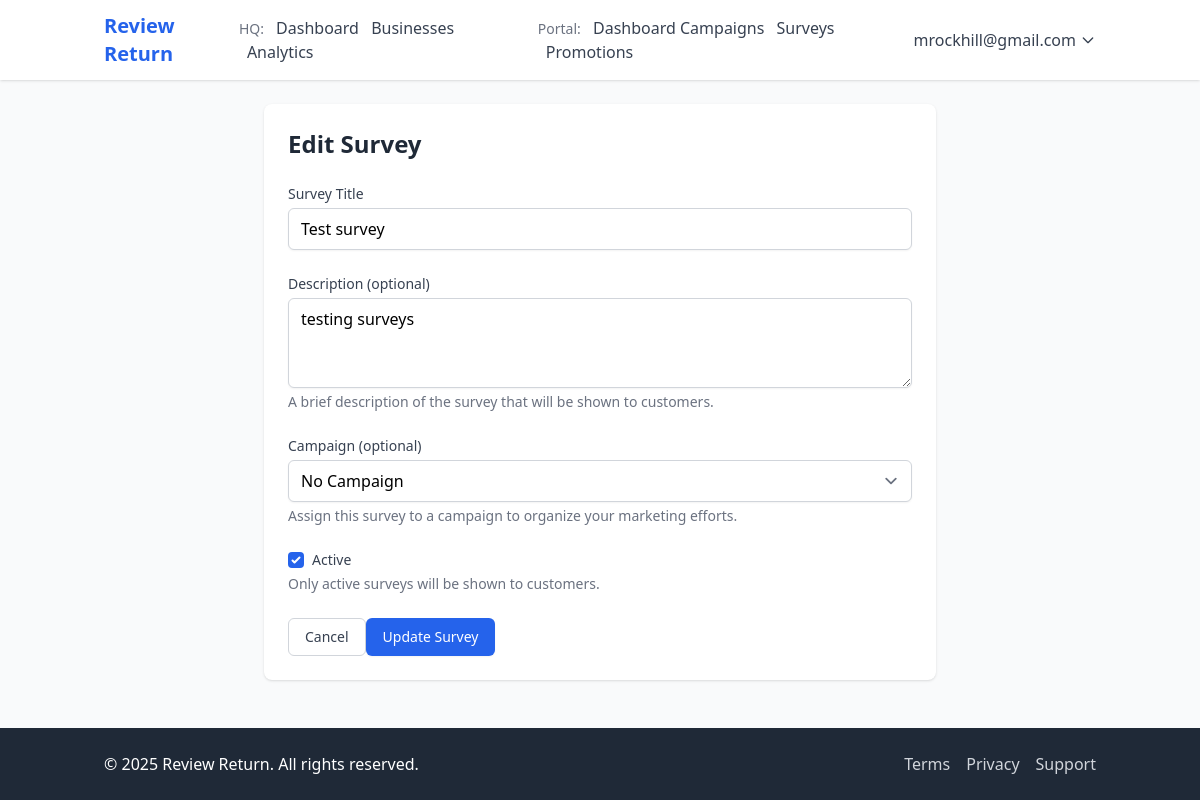
Screenshot of /portal/surveys/2/edit/ (signed in) with the database file from the repository.
### accounts/models.py (models this page shows, shortened)
class User(AbstractBaseUser, PermissionsMixin):
    email = models.EmailField(unique=True)
    first_name = models.CharField(max_length=150, blank=True)
    last_name = models.CharField(max_length=150, blank=True)
    is_staff = models.BooleanField(default=False)
    is_active = models.BooleanField(default=True)
    date_joined = models.DateTimeField(default=timezone.now)
    USERNAME_FIELD = 'email'
    REQUIRED_FIELDS = []
    objects = CustomUserManager()
    def get_full_name(self):
        return f"{self.first_name} {self.last_name}".strip() or self.email

### portal/models.py (models this page shows, shortened)
class Survey(models.Model):
    business = models.ForeignKey(Business, on_delete=models.CASCADE, related_name='surveys')
    campaign = models.ForeignKey(Campaign, on_delete=models.CASCADE, related_name='surveys', null=True)
    title = models.CharField(max_length=200)
    description = models.TextField(blank=True, null=True)
    is_active = models.BooleanField(default=True)
    created_at = models.DateTimeField(auto_now_add=True)
    updated_at = models.DateTimeField(auto_now=True)

### portal/views.py (the view, shortened to what this page needs)
# urls.py: path('surveys/<int:pk>/edit/', views.SurveyUpdateView.as_view(), name='survey_update'),
class SurveyUpdateView(LoginRequiredMixin, UpdateView):
    model = Survey
    template_name = 'portal/survey_form.html'
    fields = ['title', 'description', 'is_active']
    success_url = reverse_lazy('portal:manage_surveys')
    def get_queryset(self):
        return Survey.objects.filter(business=self.request.user.business)

### templates/portal/survey_form.html (shortened to what this page needs)
{% extends 'base.html' %}
{% block content %}
<div class="max-w-2xl mx-auto bg-white shadow rounded-lg p-6">
    <h1 class="text-2xl font-bold text-gray-800 mb-6">
        {% if survey.id %}
            Edit Survey
        {% else %}
            Create New Survey
        {% endif %}
    </h1>
    <form method="post" class="space-y-6">
        <div>
            <label for="id_title" class="block text-sm font-medium text-gray-700">Survey Title</label>
            <input type="text" name="title" id="id_title" value="{{ survey.title }}" required
                   class="mt-1 block w-full rounded-md border-gray-300 shadow-sm focus:border-blue-500 focus:ring-blue-500">
        </div>
        <div>
            <label for="id_description" class="block text-sm font-medium text-gray-700">Description (optional)</label>
            <textarea name="description" id="id_description" rows="3"
                      class="mt-1 block w-full rounded-md border-gray-300 shadow-sm focus:border-blue-500 focus:ring-blue-500">{{ survey.description }}</textarea>
            <p class="text-sm text-gray-500 mt-1">
                A brief description of the survey that will be shown to customers.
            </p>
        </div>
        <div>
            <label for="id_campaign" class="block text-sm font-medium text-gray-700">Campaign (optional)</label>
            <select name="campaign" id="id_campaign"
                    class="mt-1 block w-full rounded-md border-gray-300 shadow-sm focus:border-blue-500 focus:ring-blue-500">
                <option value="">No Campaign</option>
            </select>
            <p class="text-sm text-gray-500 mt-1">
                Assign this survey to a campaign to organize your marketing efforts.
            </p>
        </div>
        <div>
            <div class="flex items-center">
                <input type="checkbox" name="is_active" id="id_is_active"
                       {% if survey.is_active %}checked{% endif %}
                       class="h-4 w-4 text-blue-600 focus:ring-blue-500 border-gray-300 rounded">
                <label for="id_is_active" class="ml-2 block text-sm text-gray-700">
                    Active
                </label>
            </div>
            <p class="text-sm text-gray-500 mt-1">
                Only active surveys will be shown to customers.
            </p>
        </div>
        <div class="flex justify-end space-x-3 pt-4">
            <a href="{% url 'portal:manage_surveys' %}" class="px-4 py-2 border border-gray-300 rounded-md text-sm font-medium text-gray-700 bg-white hover:bg-gray-50 focus:outline-none focus:ring-2 focus:ring-offset-2 focus:ring-blue-500">
                Cancel
            </a>
            <button type="submit" class="px-4 py-2 border border-transparent rounded-md shadow-sm text-sm font-medium text-white bg-blue-600 hover:bg-blue-700 focus:outline-none focus:ring-2 focus:ring-offset-2 focus:ring-blue-500">
                {% if survey.id %}
                    Update Survey
                {% else %}
                    Create Survey
                {% endif %}
            </button>
        </div>
    </form>
</div>
{% endblock %}

### templates/base.html (shortened to what this page needs)
<!DOCTYPE html>
<html lang="en">
<head>
    {% load static %}
    {% load tailwind_tags %}
    {% tailwind_css %}
</head>
<body class="bg-gray-50 min-h-screen flex flex-col">
    <header class="bg-white shadow">
        <nav class="container mx-auto px-4 py-3 flex justify-between items-center">
            <div class="flex items-center">
                <a href="/" class="text-xl font-bold text-blue-600">Review Return</a>
            </div>
            <div class="flex items-center space-x-4">
                {% if user.is_authenticated %}
                    {% if user.is_staff %}
                        <div class="flex items-center space-x-4">
                            <div class="mr-4">
                                <span class="text-sm text-gray-500">HQ:</span>
                                <a href="{% url 'hq:home' %}" class="text-gray-700 hover:text-blue-600 ml-2">Dashboard</a>
                                <a href="{% url 'hq:business_list' %}" class="text-gray-700 hover:text-blue-600 ml-2">Businesses</a>
                                <a href="{% url 'hq:analytics' %}" class="text-gray-700 hover:text-blue-600 ml-2">Analytics</a>
                            </div>
                            <div>
                                <span class="text-sm text-gray-500">Portal:</span>
                                <a href="{% url 'portal:dashboard' %}" class="text-gray-700 hover:text-blue-600 ml-2">Dashboard</a>
                                <a href="{% url 'portal:manage_campaigns' %}" class="text-gray-700 hover:text-blue-600">Campaigns</a>
                                <a href="{% url 'portal:manage_surveys' %}" class="text-gray-700 hover:text-blue-600 ml-2">Surveys</a>
                                <a href="{% url 'portal:manage_promotions' %}" class="text-gray-700 hover:text-blue-600 ml-2">Promotions</a>
                            </div>
                        </div>
                    {% endif %}
                    <div class="relative inline-block text-left group">
                        <button class="text-gray-700 hover:text-blue-600 flex items-center">
                            {% if user.get_full_name %}
                                {{ user.get_full_name }}
                            {% else %}
                                {{ user.email }}
                            {% endif %}
                            <svg class="h-4 w-4 ml-1" fill="none" stroke="currentColor" viewBox="0 0 24 24">
                                <path stroke-linecap="round" stroke-linejoin="round" stroke-width="2" d="M19 9l-7 7-7-7"></path>
                            </svg>
                        </button>
                    </div>
                {% else %}
                    <a href="{% url 'accounts:login' %}" class="text-gray-700 hover:text-blue-600">Login</a>
                    <a href="{% url 'accounts:business_signup' %}" class="bg-blue-600 hover:bg-blue-700 text-white px-4 py-2 rounded-md">Sign Up</a>
                {% endif %}
            </div>
        </nav>
    </header>
    <main class="container mx-auto px-4 py-6 flex-grow">
        {% block content %}{% endblock %}
    </main>
    <footer class="bg-gray-800 text-white py-6 mt-auto">
        <div class="container mx-auto px-4">
            <div class="flex flex-col md:flex-row justify-between items-center">
                <div class="mb-4 md:mb-0">
                    <p>&copy; {% now "Y" %} Review Return. All rights reserved.</p>
                </div>
                <div class="flex space-x-4">
                    <a href="#" class="text-gray-300 hover:text-white">Terms</a>
                    <a href="#" class="text-gray-300 hover:text-white">Privacy</a>
                    <a href="#" class="text-gray-300 hover:text-white">Support</a>
                </div>
            </div>
        </div>
    </footer>
</body>
</html>

### rows the page displays
User: get_full_name "mrockhill@gmail.com"
Survey: title "Test survey", description "testing surveys", is_active "☑"
